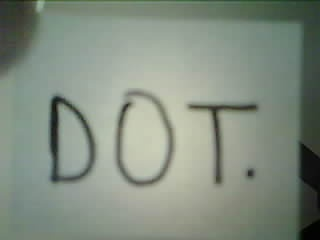
#> input picture MGTR_Demo/Images/captured.jpg, 320 x 240 px, found by its file name
$ python test.py
#> lines starting #> are read from the running program, lines starting #| are printed output that depends on the picture
#Code from: https://www.pythoncentral.io/how-to-create-a-website-with-python-for-beginners/

from PIL import Image
import pytesseract
import numpy as np
import cv2

filename = 'captured.jpg'

img = np.array(Image.open(filename))
#> img is the input picture: shape (240, 320, 3); mean R, G, B 130.9, 141.5, 128.5

norm_img = np.zeros((img.shape[0], img.shape[1]))
img = cv2.normalize(img, norm_img, 0, 255, cv2.NORM_MINMAX)
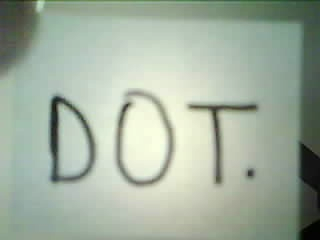
#> img: shape (240, 320, 3); mean R, G, B 162, 175.1, 159
img = cv2.threshold(img, 100, 255, cv2.THRESH_BINARY)[1]
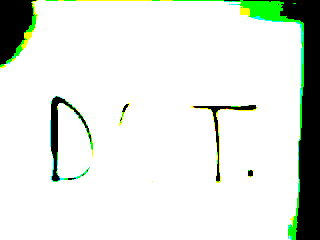
#> img: shape (240, 320, 3); mean R, G, B 223.5, 229.7, 222.9
img = cv2.GaussianBlur(img, (1, 1), 0)

#> (the run stopped early here; a loop or call above may not have finished)
